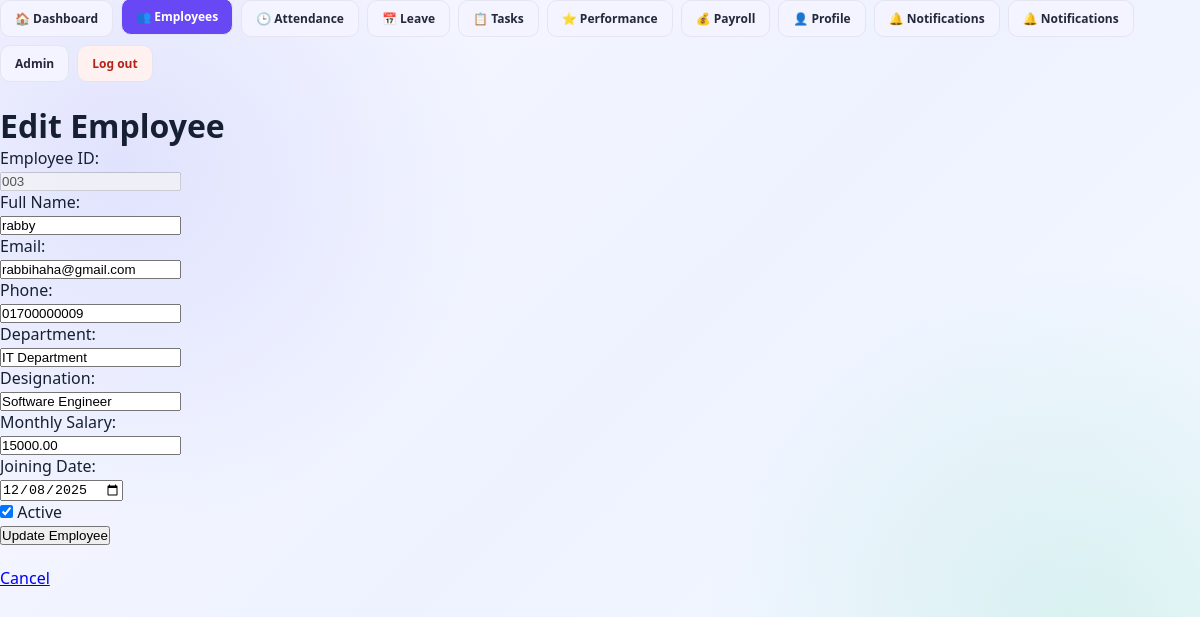
The page /employees/003/edit/ (signed in) on the database its author committed.
### core/models.py (models this page shows, shortened)
class Employee(models.Model):
    user = models.OneToOneField(
        User,
        on_delete=models.SET_NULL,
        null=True,
        blank=True,
        related_name='employee_profile'
    )
    employee_id = models.CharField(
        max_length=20,
        unique=True
    )
    full_name = models.CharField(
        max_length=100
    )
    email = models.EmailField(
        unique=True
    )
    phone = models.CharField(
        max_length=20
    )
    department = models.CharField(
        max_length=100
    )
    designation = models.CharField(
        max_length=100
    )
    joining_date = models.DateField()
    monthly_salary = models.DecimalField(
        max_digits=12,
        decimal_places=2,
        default=0
    )
    is_active = models.BooleanField(
        default=True
    )

### core/views.py (the view)
@admin_required
def employee_edit(request, employee_id):
    employee = get_object_or_404(
        Employee,
        employee_id=employee_id
    )
    form = EmployeeForm(request.POST or None, instance=employee)
    if request.method == 'POST' and form.is_valid():
        form.save()
        messages.success(request, 'Employee updated successfully.')
        return redirect('employee_detail', employee_id=employee.employee_id)
    return render(
        request,
        'core/employee_edit.html',
        {
            'employee': employee,
            'form': form,
        }
    )

### core/forms.py (shortened to what this page needs)
class EmployeeForm(forms.ModelForm):
    account_password = forms.CharField(
        required=False,
        label='Employee Login Password',
        widget=forms.PasswordInput(
            attrs={
                'placeholder': 'Set employee login password'
            }
        ),
        help_text=(
            'Employee can log in using Employee ID or Email '
            'with this password.'
        )
    )
    class Meta:
        model = Employee
        fields = (
            'employee_id',
            'full_name',
            'email',
            'phone',
            'department',
            'designation',
            'joining_date',
            'monthly_salary',
            'is_active',
        )
        widgets = {
            'joining_date': forms.DateInput(
                attrs={
                    'type': 'date'
                }
            ),
        }

### core/context_processors.py (called while the page is built)
def workpulse_notifications(request):
    if not request.user.is_authenticated:
        return {}
    notifications = Notification.objects.filter(recipient=request.user)
    return {
        'unread_notifications': notifications.filter(read_at__isnull=True)[:5],
        'unread_notification_count': notifications.filter(read_at__isnull=True).count(),
    }

### core/views.py (called while the page is built)
def admin_required(view):
    return never_cache(user_passes_test(
        lambda user: user.is_authenticated and user.is_staff,
        login_url='admin_login',
    )(view))

### core/templates/core/employee_edit.html (shortened to what this page needs)
{% load static %}
<!DOCTYPE html>
<html>
<head>
    <link rel="stylesheet" href="{% static 'core/css/style.css' %}">
</head>
<body>
{% include 'core/navigation.html' %}
    <h1>Edit Employee</h1>
    <form method="POST">
        <p>
            <label>Employee ID:</label><br>
            <input type="text" value="{{ employee.employee_id }}" disabled>
        </p>
        <p>
            <label>Full Name:</label><br>
            <input type="text" name="full_name" value="{{ employee.full_name }}" required>
        </p>
        <p>
            <label>Email:</label><br>
            <input type="email" name="email" value="{{ employee.email }}" required>
        </p>
        <p>
            <label>Phone:</label><br>
            <input type="text" name="phone" value="{{ employee.phone }}" required>
        </p>
        <p>
            <label>Department:</label><br>
            <input type="text" name="department" value="{{ employee.department }}" required>
        </p>
        <p>
            <label>Designation:</label><br>
            <input type="text" name="designation" value="{{ employee.designation }}" required>
        </p>
        <p>
            <label>Monthly Salary:</label><br>
            <input type="number" name="monthly_salary" value="{{ employee.monthly_salary }}" min="0" step="0.01" required>
        </p>
        <p>
            <label>Joining Date:</label><br>
            <input type="date" name="joining_date" value="{{ employee.joining_date|date:'Y-m-d' }}" required>
        </p>
        <p>
            <label>
                <input type="checkbox" name="is_active" {% if employee.is_active %}checked{% endif %}>
                Active
            </label>
        </p>
        <button type="submit">Update Employee</button>
    </form>
    <br>
    <a href="{% url 'employee_detail' employee.employee_id %}">Cancel</a>
</body>
</html>

### core/static/core/css/style.css (style rules this page uses)
* { margin: 0; padding: 0; box-sizing: border-box; }
html { scroll-behavior: smooth; }
body { font-family: "Segoe UI", Arial, sans-serif; min-height: 100vh; color: #172033; overflow-x: hidden; background: radial-gradient(circle at 10% 20%, rgba(99,102,241,.14), transparent 30%), radial-gradient(circle at 90% 80%, rgba(16,185,129,.12), transparent 30%), linear-gradient(135deg, #f8f9ff, #eef2ff 50%, #f5fbff); }

### rows shown on the page
Employee: employee_id "003", full_name "rabby", email "rabbihaha@gmail.com", phone "01700000009", department "IT Department", designation "Software Engineer", monthly_salary "15000.00", joining_date "12/08/2025", is_active "☑"
